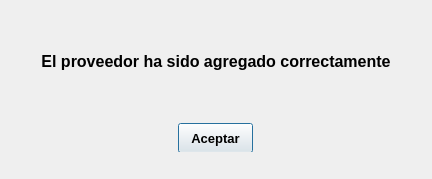
<?xml version="1.0" encoding="UTF-8"?>
<ui version="4.0">
 <class>Dialog</class>
 <widget class="QDialog" name="Dialog">
  <property name="geometry">
   <rect>
    <x>0</x>
    <y>0</y>
    <width>432</width>
    <height>179</height>
   </rect>
  </property>
  <property name="windowTitle">
   <string>Exito</string>
  </property>
  <widget class="QWidget" name="layoutWidget">
   <property name="geometry">
    <rect>
     <x>40</x>
     <y>120</y>
     <width>351</width>
     <height>32</height>
    </rect>
   </property>
   <layout class="QHBoxLayout" name="horizontalLayout">
    <item>
     <spacer name="horizontalSpacer">
      <property name="orientation">
       <enum>Qt::Horizontal</enum>
      </property>
      <property name="sizeHint" stdset="0">
       <size>
        <width>68</width>
        <height>20</height>
       </size>
      </property>
     </spacer>
    </item>
    <item>
     <widget class="QPushButton" name="BotonAceptar">
      <property name="minimumSize">
       <size>
        <width>75</width>
        <height>30</height>
       </size>
      </property>
      <property name="maximumSize">
       <size>
        <width>75</width>
        <height>25</height>
       </size>
      </property>
      <property name="palette">
       <palette>
        <active>
         <colorrole role="WindowText">
          <brush brushstyle="SolidPattern">
           <color alpha="255">
            <red>0</red>
            <green>0</green>
            <blue>0</blue>
           </color>
          </brush>
         </colorrole>
         <colorrole role="Button">
          <brush brushstyle="SolidPattern">
           <color alpha="255">
            <red>240</red>
            <green>240</green>
            <blue>240</blue>
           </color>
          </brush>
         </colorrole>
         <colorrole role="Light">
          <brush brushstyle="SolidPattern">
           <color alpha="255">
            <red>255</red>
            <green>255</green>
            <blue>255</blue>
           </color>
          </brush>
         </colorrole>
         <colorrole role="Midlight">
          <brush brushstyle="SolidPattern">
           <color alpha="255">
            <red>247</red>
            <green>247</green>
            <blue>247</blue>
           </color>
          </brush>
         </colorrole>
         <colorrole role="Dark">
          <brush brushstyle="SolidPattern">
           <color alpha="255">
            <red>120</red>
            <green>120</green>
            <blue>120</blue>
           </color>
          </brush>
         </colorrole>
         <colorrole role="Mid">
          <brush brushstyle="SolidPattern">
           <color alpha="255">
            <red>160</red>
            <green>160</green>
            <blue>160</blue>
           </color>
          </brush>
         </colorrole>
         <colorrole role="Text">
          <brush brushstyle="SolidPattern">
           <color alpha="255">
            <red>0</red>
            <green>0</green>
            <blue>0</blue>
           </color>
          </brush>
         </colorrole>
         <colorrole role="BrightText">
          <brush brushstyle="SolidPattern">
           <color alpha="255">
            <red>255</red>
            <green>255</green>
            <blue>255</blue>
           </color>
          </brush>
         </colorrole>
         <colorrole role="ButtonText">
          <brush brushstyle="SolidPattern">
           <color alpha="255">
            <red>0</red>
            <green>0</green>
            <blue>0</blue>
           </color>
          </brush>
         </colorrole>
         <colorrole role="Base">
          <brush brushstyle="SolidPattern">
           <color alpha="255">
            <red>255</red>
            <green>255</green>
            <blue>255</blue>
           </color>
          </brush>
         </colorrole>
         <colorrole role="Window">
          <brush brushstyle="SolidPattern">
           <color alpha="255">
            <red>240</red>
            <green>240</green>
            <blue>240</blue>
           </color>
          </brush>
         </colorrole>
         <colorrole role="Shadow">
          <brush brushstyle="SolidPattern">
           <color alpha="255">
            <red>0</red>
            <green>0</green>
            <blue>0</blue>
           </color>
          </brush>
         </colorrole>
         <colorrole role="AlternateBase">
          <brush brushstyle="SolidPattern">
           <color alpha="255">
            <red>247</red>
            <green>247</green>
            <blue>247</blue>
           </color>
          </brush>
         </colorrole>
         <colorrole role="ToolTipBase">
          <brush brushstyle="SolidPattern">
           <color alpha="255">
            <red>255</red>
            <green>255</green>
            <blue>220</blue>
           </color>
          </brush>
         </colorrole>
         <colorrole role="ToolTipText">
          <brush brushstyle="SolidPattern">
           <color alpha="255">
            <red>0</red>
            <green>0</green>
            <blue>0</blue>
           </color>
          </brush>
         </colorrole>
         <colorrole role="PlaceholderText">
          <brush brushstyle="SolidPattern">
           <color alpha="128">
            <red>0</red>
            <green>0</green>
            <blue>0</blue>
           </color>
          </brush>
         </colorrole>
        </active>
        <inactive>
         <colorrole role="WindowText">
          <brush brushstyle="SolidPattern">
           <color alpha="255">
            <red>0</red>
            <green>0</green>
            <blue>0</blue>
           </color>
          </brush>
         </colorrole>
         <colorrole role="Button">
          <brush brushstyle="SolidPattern">
           <color alpha="255">
            <red>240</red>
            <green>240</green>
            <blue>240</blue>
           </color>
          </brush>
         </colorrole>
         <colorrole role="Light">
          <brush brushstyle="SolidPattern">
           <color alpha="255">
            <red>255</red>
            <green>255</green>
            <blue>255</blue>
           </color>
          </brush>
         </colorrole>
         <colorrole role="Midlight">
          <brush brushstyle="SolidPattern">
           <color alpha="255">
            <red>247</red>
            <green>247</green>
            <blue>247</blue>
           </color>
          </brush>
         </colorrole>
         <colorrole role="Dark">
          <brush brushstyle="SolidPattern">
           <color alpha="255">
            <red>120</red>
            <green>120</green>
            <blue>120</blue>
           </color>
          </brush>
         </colorrole>
         <colorrole role="Mid">
          <brush brushstyle="SolidPattern">
           <color alpha="255">
            <red>160</red>
            <green>160</green>
            <blue>160</blue>
           </color>
          </brush>
         </colorrole>
         <colorrole role="Text">
          <brush brushstyle="SolidPattern">
           <color alpha="255">
            <red>0</red>
            <green>0</green>
            <blue>0</blue>
           </color>
          </brush>
         </colorrole>
         <colorrole role="BrightText">
          <brush brushstyle="SolidPattern">
           <color alpha="255">
            <red>255</red>
            <green>255</green>
            <blue>255</blue>
           </color>
          </brush>
         </colorrole>
         <colorrole role="ButtonText">
          <brush brushstyle="SolidPattern">
           <color alpha="255">
            <red>0</red>
            <green>0</green>
            <blue>0</blue>
           </color>
          </brush>
         </colorrole>
         <colorrole role="Base">
          <brush brushstyle="SolidPattern">
           <color alpha="255">
            <red>255</red>
            <green>255</green>
            <blue>255</blue>
           </color>
          </brush>
         </colorrole>
         <colorrole role="Window">
          <brush brushstyle="SolidPattern">
           <color alpha="255">
            <red>240</red>
            <green>240</green>
            <blue>240</blue>
           </color>
          </brush>
         </colorrole>
         <colorrole role="Shadow">
          <brush brushstyle="SolidPattern">
           <color alpha="255">
            <red>0</red>
            <green>0</green>
            <blue>0</blue>
           </color>
          </brush>
         </colorrole>
         <colorrole role="AlternateBase">
          <brush brushstyle="SolidPattern">
           <color alpha="255">
            <red>247</red>
            <green>247</green>
            <blue>247</blue>
           </color>
          </brush>
         </colorrole>
         <colorrole role="ToolTipBase">
          <brush brushstyle="SolidPattern">
           <color alpha="255">
            <red>255</red>
            <green>255</green>
            <blue>220</blue>
           </color>
          </brush>
         </colorrole>
         <colorrole role="ToolTipText">
          <brush brushstyle="SolidPattern">
           <color alpha="255">
            <red>0</red>
            <green>0</green>
            <blue>0</blue>
           </color>
          </brush>
         </colorrole>
         <colorrole role="PlaceholderText">
          <brush brushstyle="SolidPattern">
           <color alpha="128">
            <red>0</red>
            <green>0</green>
            <blue>0</blue>
           </color>
          </brush>
         </colorrole>
        </inactive>
        <disabled>
         <colorrole role="WindowText">
          <brush brushstyle="SolidPattern">
           <color alpha="255">
            <red>120</red>
            <green>120</green>
            <blue>120</blue>
           </color>
          </brush>
         </colorrole>
         <colorrole role="Button">
          <brush brushstyle="SolidPattern">
           <color alpha="255">
            <red>240</red>
            <green>240</green>
            <blue>240</blue>
           </color>
          </brush>
         </colorrole>
         <colorrole role="Light">
          <brush brushstyle="SolidPattern">
           <color alpha="255">
            <red>255</red>
            <green>255</green>
            <blue>255</blue>
           </color>
          </brush>
         </colorrole>
         <colorrole role="Midlight">
          <brush brushstyle="SolidPattern">
           <color alpha="255">
            <red>247</red>
            <green>247</green>
            <blue>247</blue>
           </color>
          </brush>
         </colorrole>
         <colorrole role="Dark">
          <brush brushstyle="SolidPattern">
           <color alpha="255">
            <red>120</red>
            <green>120</green>
            <blue>120</blue>
           </color>
          </brush>
         </colorrole>
         <colorrole role="Mid">
          <brush brushstyle="SolidPattern">
           <color alpha="255">
            <red>160</red>
            <green>160</green>
            <blue>160</blue>
           </color>
          </brush>
         </colorrole>
         <colorrole role="Text">
          <brush brushstyle="SolidPattern">
           <color alpha="255">
            <red>120</red>
            <green>120</green>
            <blue>120</blue>
           </color>
          </brush>
         </colorrole>
         <colorrole role="BrightText">
          <brush brushstyle="SolidPattern">
           <color alpha="255">
            <red>255</red>
            <green>255</green>
            <blue>255</blue>
           </color>
          </brush>
         </colorrole>
         <colorrole role="ButtonText">
          <brush brushstyle="SolidPattern">
           <color alpha="255">
            <red>120</red>
            <green>120</green>
            <blue>120</blue>
           </color>
          </brush>
         </colorrole>
         <colorrole role="Base">
          <brush brushstyle="SolidPattern">
           <color alpha="255">
            <red>240</red>
            <green>240</green>
            <blue>240</blue>
           </color>
          </brush>
         </colorrole>
         <colorrole role="Window">
          <brush brushstyle="SolidPattern">
           <color alpha="255">
            <red>240</red>
            <green>240</green>
            <blue>240</blue>
           </color>
          </brush>
         </colorrole>
         <colorrole role="Shadow">
          <brush brushstyle="SolidPattern">
           <color alpha="255">
            <red>0</red>
            <green>0</green>
            <blue>0</blue>
           </color>
          </brush>
         </colorrole>
         <colorrole role="AlternateBase">
          <brush brushstyle="SolidPattern">
           <color alpha="255">
            <red>240</red>
            <green>240</green>
            <blue>240</blue>
           </color>
          </brush>
         </colorrole>
         <colorrole role="ToolTipBase">
          <brush brushstyle="SolidPattern">
           <color alpha="255">
            <red>255</red>
            <green>255</green>
            <blue>220</blue>
           </color>
          </brush>
         </colorrole>
         <colorrole role="ToolTipText">
          <brush brushstyle="SolidPattern">
           <color alpha="255">
            <red>0</red>
            <green>0</green>
            <blue>0</blue>
           </color>
          </brush>
         </colorrole>
         <colorrole role="PlaceholderText">
          <brush brushstyle="SolidPattern">
           <color alpha="128">
            <red>0</red>
            <green>0</green>
            <blue>0</blue>
           </color>
          </brush>
         </colorrole>
        </disabled>
       </palette>
      </property>
      <property name="font">
       <font>
        <pointsize>10</pointsize>
        <weight>75</weight>
        <bold>true</bold>
       </font>
      </property>
      <property name="text">
       <string>Aceptar</string>
      </property>
     </widget>
    </item>
    <item>
     <spacer name="horizontalSpacer_2">
      <property name="orientation">
       <enum>Qt::Horizontal</enum>
      </property>
      <property name="sizeHint" stdset="0">
       <size>
        <width>68</width>
        <height>20</height>
       </size>
      </property>
     </spacer>
    </item>
   </layout>
  </widget>
  <widget class="QWidget" name="layoutWidget">
   <property name="geometry">
    <rect>
     <x>10</x>
     <y>50</y>
     <width>412</width>
     <height>22</height>
    </rect>
   </property>
   <layout class="QHBoxLayout" name="horizontalLayout_2">
    <item>
     <spacer name="horizontalSpacer_3">
      <property name="orientation">
       <enum>Qt::Horizontal</enum>
      </property>
      <property name="sizeHint" stdset="0">
       <size>
        <width>13</width>
        <height>20</height>
       </size>
      </property>
     </spacer>
    </item>
    <item>
     <widget class="QLabel" name="label">
      <property name="font">
       <font>
        <pointsize>12</pointsize>
        <weight>75</weight>
        <bold>true</bold>
       </font>
      </property>
      <property name="text">
       <string>El proveedor ha sido agregado correctamente</string>
      </property>
      <property name="alignment">
       <set>Qt::AlignCenter</set>
      </property>
     </widget>
    </item>
    <item>
     <spacer name="horizontalSpacer_4">
      <property name="orientation">
       <enum>Qt::Horizontal</enum>
      </property>
      <property name="sizeHint" stdset="0">
       <size>
        <width>13</width>
        <height>20</height>
       </size>
      </property>
     </spacer>
    </item>
   </layout>
  </widget>
 </widget>
 <resources/>
 <connections/>
</ui>
